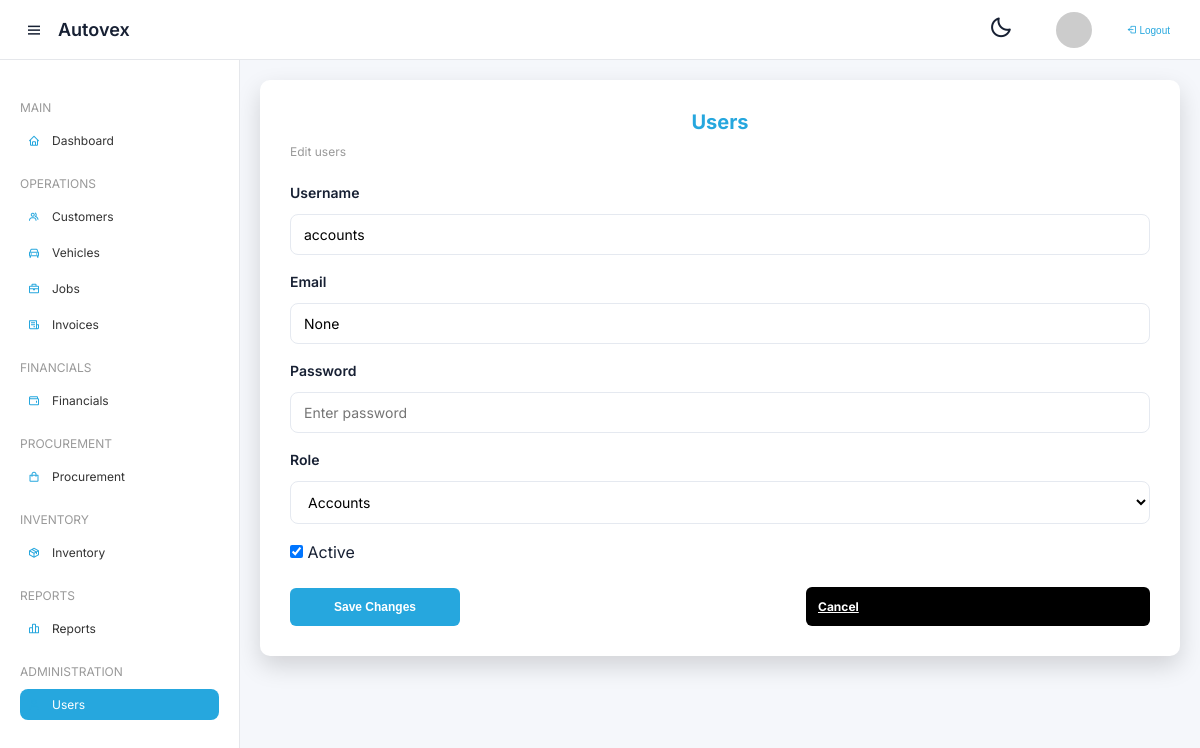
The app's page /admin/users/3/edit (signed in) with its own data.
### app.py (models this page shows)
class User(db.Model):
    id = db.Column(db.Integer, primary_key=True)
    username = db.Column(db.String(50), unique=True, nullable=False)
    email = db.Column(db.String(120))
    password = db.Column(db.String(200), nullable=False)
    role = db.Column(db.String(20), nullable=False)
    is_active = db.Column(db.Boolean, default=True)

### app.py (the view, shortened to what this page needs)
@app.route("/admin/users/<int:user_id>/edit", methods=["GET", "POST"])
@require_roles("admin", "superadmin")
def edit_user(user_id):
    role = session.get("role")
    current_user_id = session.get("user_id")
    if user_id == current_user_id:
        flash("You cannot edit your own account.", "warning")
        return redirect(url_for("users"))
    target_user = User.query.get_or_404(user_id)
    if role == "admin" and target_user.role == "superadmin":
        flash("Admins cannot edit superadmin accounts.", "danger")
        return redirect(url_for("users"))
    return render_template(
        "admin/users/edit.html",
        u=target_user,
        role=role
    )

### app.py (called while the page is built)
def require_roles(*roles):
    def wrapper(f):
        @wraps(f)
        def decorated_function(*args, **kwargs):
            if "user" not in session or session.get("role") not in roles:
                abort(403)
            return f(*args, **kwargs)
        return decorated_function
    return wrapper

@app.before_request
def session_management():
    allowed_routes = ["login", "start", "static"]
    if "user" in session:
        session.permanent = True
    elif request.endpoint not in allowed_routes:
        return redirect(url_for("login"))

### templates/admin/users/edit.html (shortened to what this page needs)
{% extends "base.html" %}
{% block content %}
<form method="POST" class="form-card">
            <h1>Users</h1>
            <p>Edit users</p>
            <div class="form-group">
                <label>Username</label>
                <input
                    type="text"
                    name="username"
                    value="{{ u.username }}"
                    required
                >
            </div>
            <div class="form-group">
                <label>Email</label>
                <input
                    type="email"
                    name="email"
                    value="{{ u.email }}"
                    required
                >
            </div>
            <div class="form-group">
                <label>Password</label>
                <input
                    type="password"
                    name="password"
                    placeholder="Enter password"
                    required
                >
            </div>
            <div class="form-group">
                <label>Role</label>
                <select name="role" required>
                    <option value="accounts" {{ "selected" if u.role == "accounts" }}>Accounts</option>
                </select>
            </div>
             {% if u.id != session["user_id"] %}
                <label class="switch">
                    <input type="checkbox" name="is_active" {% if u.is_active %}checked{% endif %}>
                    Active
                </label>
                {% else %}
                <p class="muted">You cannot deactivate your own account</p>
            {% endif %}
            <div class="button-group">
                <button type="submit" class="login-btn">Save Changes</button>
                <a href="{{ url_for('users') }}" class="cancel-btn">Cancel</a>
            </div>
        </form>
        {%endblock%}

### records on screen
User: username "accounts", email "None", is_active "☑"
